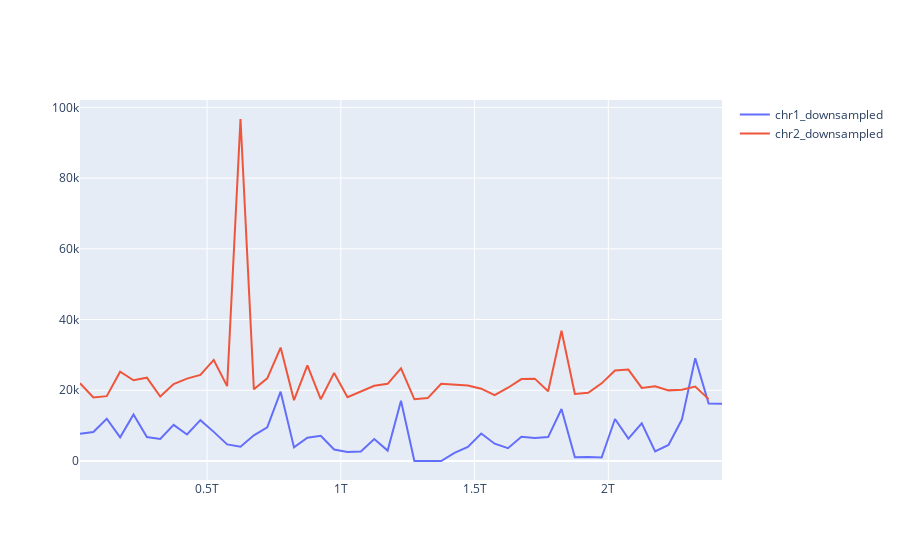

Notebook code for this chart:
### Code cell
fig = go.Figure()

# add offset to additional traces for readability
for idx, df in enumerate(dfs):
    offset = idx*15000
    
    y_values = dfs[df]["depth"]+offset

    fig = fig.add_trace(go.Scatter(
        x = dfs[df]["stop"],
        y = y_values,
        name = df
    ))
fig.show()
